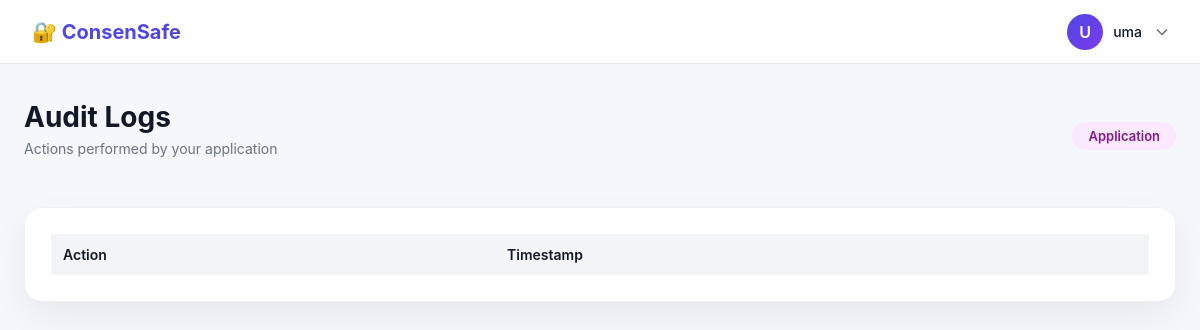
The app's page /audit-logs (signed in), older data.
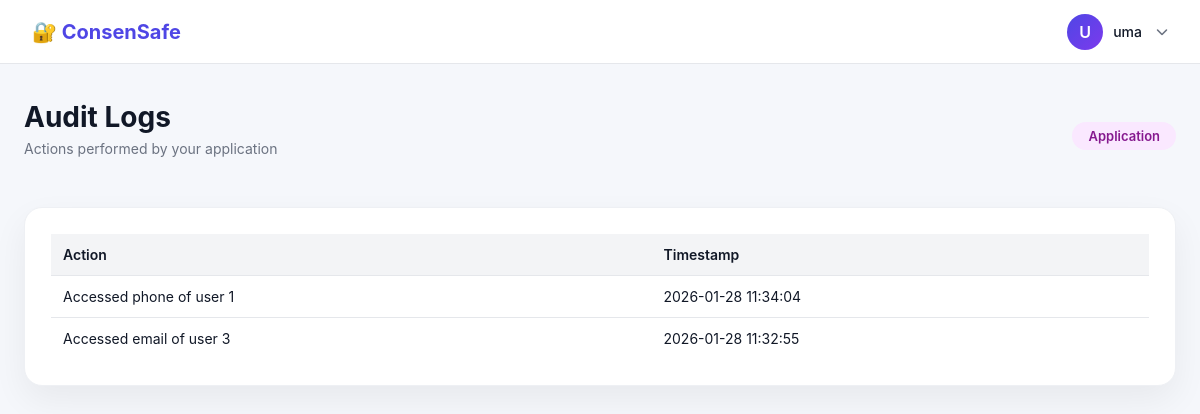
The same page, newer data.
### tables this page shows
CREATE TABLE audit_logs (
            id INTEGER PRIMARY KEY AUTOINCREMENT,
            actor_id INTEGER NOT NULL,
            action TEXT NOT NULL,
            timestamp DATETIME DEFAULT CURRENT_TIMESTAMP,
            FOREIGN KEY (actor_id) REFERENCES users(id)
        );

### app.py (the view, shortened to what this page needs)
@app.route("/audit-logs")
def audit_logs():
    role = session.get("role")
    if role not in ("app", "admin"):
        return "Unauthorized", 403
    conn = get_db()
    if role == "app":
        logs = conn.execute("""
            SELECT action, timestamp
            FROM audit_logs
            WHERE actor_id = ?
            ORDER BY timestamp DESC
        """, (session["user_id"],)).fetchall()
    conn.close()
    return render_template("audit_logs.html", logs=logs, role=role)

### app.py (called while the page is built)
def get_db():
    conn = sqlite3.connect(DB_NAME)
    conn.row_factory = sqlite3.Row
    return conn

@app.before_request
def enforce_session_timeout():
    if "user_id" in session:
        now = time.time()
        last = session.get("last_activity")
        if last and now - last > 600:
            session.clear()
            return redirect(url_for("login"))
        session["last_activity"] = now

### templates/audit_logs.html (shortened to what this page needs)
{% extends "base.html" %}
{% block content %}
<div class="dashboard">
  <div class="dashboard-header">
    <div>
      <h1>Audit Logs</h1>
      <p class="welcome-text">
        {% if role == 'admin' %}
          System-wide security audit trail
        {% else %}
          Actions performed by your application
        {% endif %}
      </p>
    </div>
    {% if role == 'admin' %}
      <span class="role-badge admin">Administrator</span>
    {% else %}
      <span class="role-badge app">Application</span>
    {% endif %}
  </div>
  <div class="section">
    <div class="dashboard-card" style="overflow-x:auto">
      <table class="consent-table">
        <thead>
          <tr>
            <th>Action</th>
            <th>Timestamp</th>
          </tr>
        </thead>
        <tbody>
          {% for log in logs %}
          <tr>
            <td>{{ log.action }}</td>
            <td>{{ log.timestamp }}</td>
          </tr>
          {% endfor %}
        </tbody>
      </table>
    </div>
  </div>
</div>
{% endblock %}

Row changes from the older to the newer data that the page shows:
added audit_logs: action "Accessed phone of user 1", timestamp "2026-01-28 11:34:04"
added audit_logs: action "Accessed email of user 3", timestamp "2026-01-28 11:32:55"
